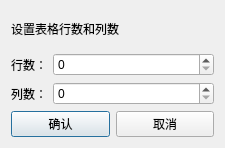
<?xml version="1.0" encoding="UTF-8"?>
<ui version="4.0">
 <class>QWDialogSize</class>
 <widget class="QDialog" name="QWDialogSize">
  <property name="geometry">
   <rect>
    <x>0</x>
    <y>0</y>
    <width>225</width>
    <height>148</height>
   </rect>
  </property>
  <property name="windowTitle">
   <string>Dialog</string>
  </property>
  <layout class="QHBoxLayout" name="horizontalLayout_2">
   <item>
    <layout class="QVBoxLayout" name="verticalLayout">
     <item>
      <widget class="QLabel" name="label">
       <property name="text">
        <string>设置表格行数和列数</string>
       </property>
      </widget>
     </item>
     <item>
      <layout class="QFormLayout" name="formLayout">
       <item row="0" column="0">
        <widget class="QLabel" name="label_2">
         <property name="text">
          <string>行数：</string>
         </property>
        </widget>
       </item>
       <item row="0" column="1">
        <widget class="QSpinBox" name="spinBoxRow"/>
       </item>
       <item row="1" column="0">
        <widget class="QLabel" name="label_3">
         <property name="text">
          <string>列数：</string>
         </property>
        </widget>
       </item>
       <item row="1" column="1">
        <widget class="QSpinBox" name="spinBoxColumn"/>
       </item>
      </layout>
     </item>
     <item>
      <layout class="QHBoxLayout" name="horizontalLayout">
       <item>
        <widget class="QPushButton" name="btnOk">
         <property name="text">
          <string>确认</string>
         </property>
        </widget>
       </item>
       <item>
        <widget class="QPushButton" name="btnCancel">
         <property name="text">
          <string>取消</string>
         </property>
        </widget>
       </item>
      </layout>
     </item>
    </layout>
   </item>
  </layout>
 </widget>
 <resources/>
 <connections>
  <connection>
   <sender>btnOk</sender>
   <signal>clicked()</signal>
   <receiver>QWDialogSize</receiver>
   <slot>accept()</slot>
   <hints>
    <hint type="sourcelabel">
     <x>82</x>
     <y>250</y>
    </hint>
    <hint type="destinationlabel">
     <x>125</x>
     <y>287</y>
    </hint>
   </hints>
  </connection>
  <connection>
   <sender>btnCancel</sender>
   <signal>clicked()</signal>
   <receiver>QWDialogSize</receiver>
   <slot>reject()</slot>
   <hints>
    <hint type="sourcelabel">
     <x>283</x>
     <y>266</y>
    </hint>
    <hint type="destinationlabel">
     <x>326</x>
     <y>289</y>
    </hint>
   </hints>
  </connection>
 </connections>
</ui>
